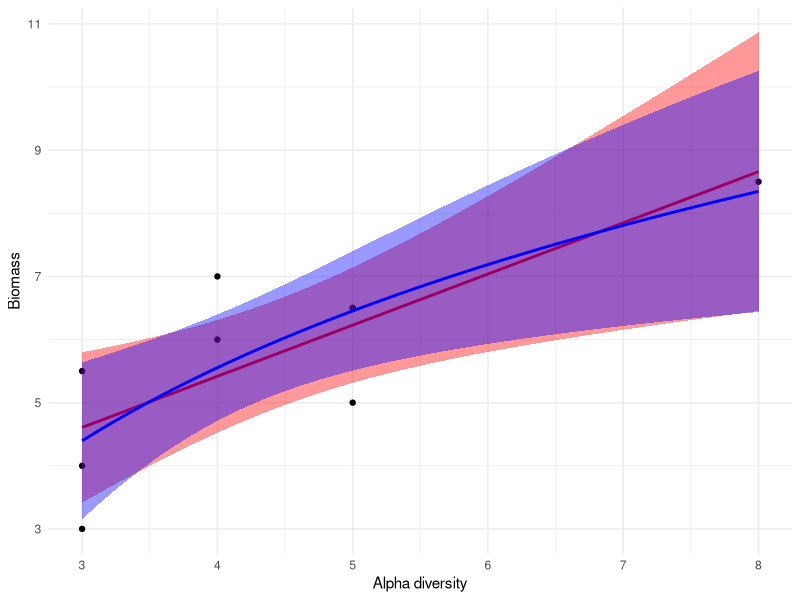

Reproduce this figure in R.
# Question 2A

plant_data = data.frame(
  species=c('A','B','C','D','E','F','G','H','I','J','K'),
  root_depth=c('shallow','shallow','shallow','shallow','shallow','medium','medium','medium','medium','deep','deep'),
  uptake=c('nitrate','nitrate','ammonium','glycine','N-fixer','ammonium','glycine','nitrate','nitrate','N-fixer','nitrate')
)

patch_data = list(
  c('A','B','C'),
  c('D','F','E','B'),
  c('C','A','F'),
  c('A','C','J','E'),
  c('H','J','F','A','B','D','E','C'),
  c('F','E','D'),
  c('C','B','E','D','A'),
  c('F','G','I','B','H'),
  c('G','B','A','J','K')
)

results = data.frame()

for (p in 1:length(patch_data)) {
  patch_species = patch_data[[p]]
  patch_plant_data = plant_data[plant_data$species %in% patch_species, ]
  
  # Unique functional traits
  unique_functional_traits = c(unique(patch_plant_data$root_depth), unique(patch_plant_data$uptake))
  message(length(unique_functional_traits), ' unique functional traits')
  print(unique_functional_traits)
  
  # For each N-fixer, find how many uptake pathways (other than the N-fixer) are in the same rooting depth
  n_fixer_uptakes = 0
  if (any(patch_plant_data$uptake == 'N-fixer')) {
    
    for (n in which(patch_plant_data$uptake == 'N-fixer')) {
      rd = patch_plant_data[n, 'root_depth']
      temp_patch_plant_data = patch_plant_data[-c(n), ]
      uptakes = unique(temp_patch_plant_data[temp_patch_plant_data$root_depth == rd, 'uptake'])
      message(length(uptakes), ' uptakes at depth ', rd)
      print(uptakes)
      n_fixer_uptakes = n_fixer_uptakes + length(unique(uptakes))
    }
  }
  
  biomass = length(unique_functional_traits) + n_fixer_uptakes * 0.5
  
  message('Biomass: ', biomass)
  
  results = rbind(results, data.frame(
    Patch       = p,
    Traits      = length(unique_functional_traits),
    NfixUptakes = n_fixer_uptakes,
    Biomass     = biomass
  ))
}

print(results)

# Question 2 B and C
library(ggplot2)

alpha_v_biomass = data.frame(
  Patch   = results$Patch,
  Alpha   = sapply(patch_data, length),
  Biomass = results$Biomass
)

ggplot(data = alpha_v_biomass, aes(x=Alpha, y=Biomass)) +
  geom_point() +
  stat_smooth(method = 'lm', formula = y ~ x, col='red', fill='red') +
  stat_smooth(method = 'lm', formula = y ~ log(x), col='blue', fill='blue') +
  labs(x = 'Alpha diversity', y = 'Biomass') +
  theme_minimal()

model_linear = lm(data = alpha_v_biomass, Biomass ~ Alpha)
model_log = lm(data = alpha_v_biomass, Biomass ~ log(Alpha))

summary(model_linear)$r.squared
summary(model_log)$r.squared


